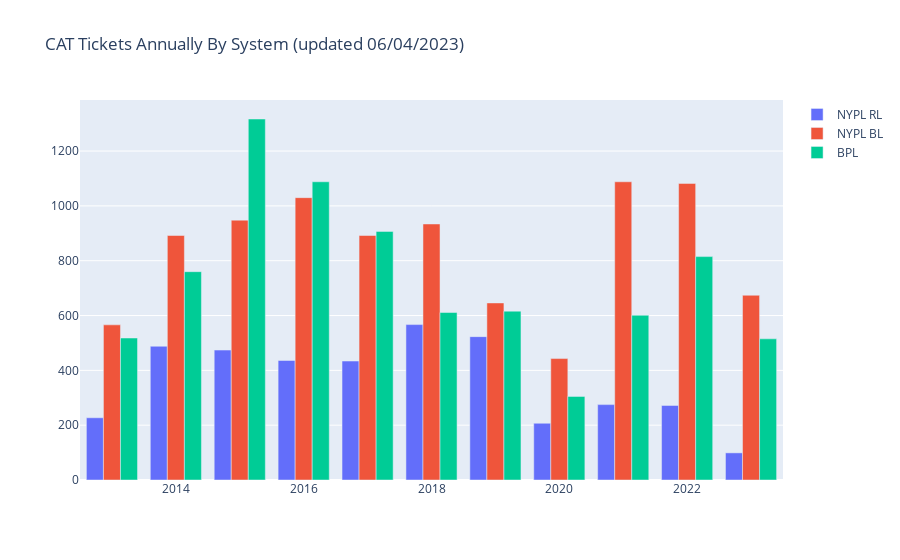

The notebook cell saved with this chart:
### Code cell
fig.update_layout(title=f"CAT Tickets Annually By System (updated {today_display})", barmode="group")

### Figure 1 — Plotly figure (JSON) as saved in the notebook; plotly's stock layout.template omitted (floating-point values rounded to 4 significant figures)
{"data": [{"name": "NYPL RL", "type": "bar", "x": [2013, 2014, 2015, 2016, 2017, 2018, 2019, 2020, 2021, 2022, 2023], "y": [227, 488, 474, 436, 434, 567, 523, 207, 275, 272, 99]}, {"name": "NYPL BL", "type": "bar", "x": [2013, 2014, 2015, 2016, 2017, 2018, 2019, 2020, 2021, 2022, 2023], "y": [566, 892, 948, 1030, 892, 934, 646, 443, 1088, 1082, 674]}, {"name": "BPL", "type": "bar", "x": [2013, 2014, 2015, 2016, 2017, 2018, 2019, 2020, 2021, 2022, 2023], "y": [518, 760, 1317, 1088, 907, 611, 616, 305, 601, 815, 515]}], "layout": {"autosize": true, "barmode": "group", "title": {"text": "CAT Tickets Annually By System (updated 06/04/2023)"}, "xaxis": {"autorange": true, "range": [2012.0, 2024.0], "type": "linear"}, "yaxis": {"autorange": true, "range": [0, 1386.0], "type": "linear"}}}
